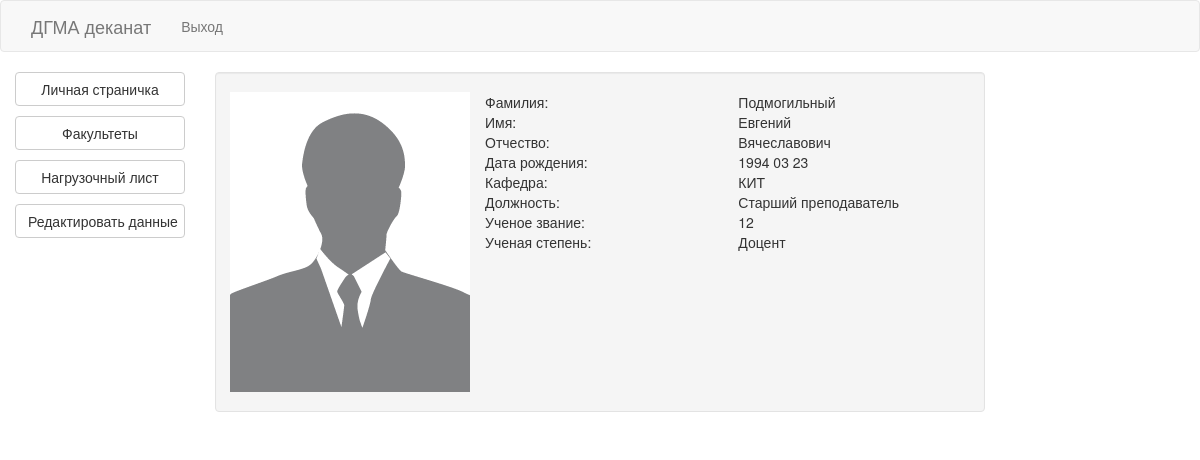
Page /personal_page (signed in) on the earlier database version.
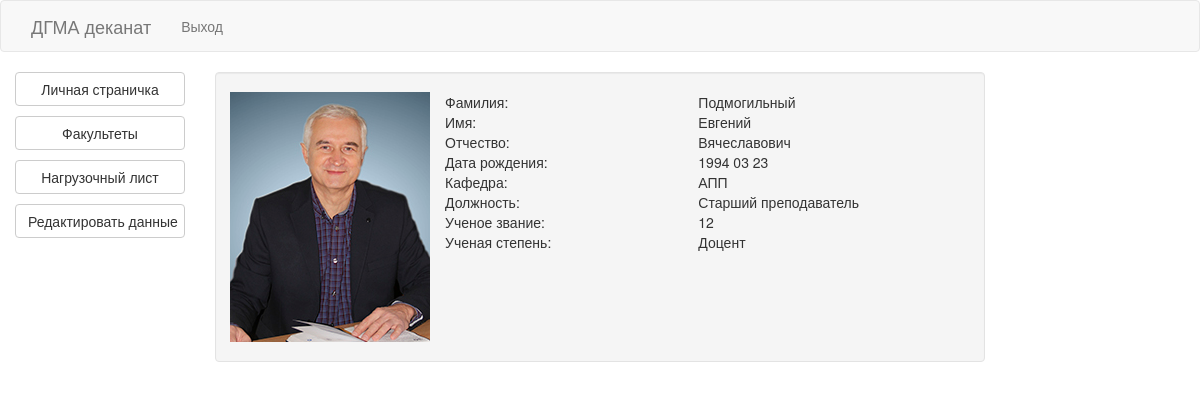
Same page on the later database version.
### models/cathedra.py (models this page shows, shortened)
class Cathedra(db.Model):
    id = db.Column(db.Integer, primary_key=True, autoincrement=True)
    name = db.Column(db.String(50))
    short_name = db.Column(db.String(15))
    image = db.Column(db.String(100))
    facility_id = db.Column(db.Integer, ForeignKey('facility.id'))
    facility = relationship('Facility')

### models/professor.py (models this page shows, shortened)
class Professor(db.Model):
    id = db.Column(db.Integer, primary_key=True, autoincrement=True)
    user_id = db.Column(db.Integer, ForeignKey('user.id'))
    user = relationship("User")
    cathedra_id = db.Column(db.Integer, ForeignKey('cathedra.id'))
    cathedra = relationship("Cathedra")
    post = db.Column(db.String(50))
    academic_degree = db.Column(db.String(50))
    rank = db.Column(db.String(50))
    photo = db.Column(db.String(100))

### blueprints/professor.py (the view)
@login_required
@professor.route('/personal_page')
def personal_page():
    person = Professor.query.filter_by(user_id=current_user.get_id()).first()
    return render_template('professor/personal_page/personal_page.html', person=person)

### blueprints/site.py (called while the page is built)
@login_manager.user_loader
def load_user(id):
    return User.query.get(int(id))

### models/user.py (called while the page is built)
    def get_id(self):
        return self.id

### templates/professor/personal_page/personal_page.html (shortened to what this page needs)
{% extends "professor_layout.html" %}
{% block professor_content %}
<div style="float: left;">
    <div id="photo">
        <a href="{{ url_for('professor_page.edit') }}">
            {% if person.photo %}
                <img src="{{ url_for('static', filename=person.photo) }}">
            {% else %}
                <img src="{{ url_for('static', filename='photos/no-profile-img.gif') }}">
            {% endif %}
        </a>
    </div>
</div>
<div class="container-fluid">
    <div class="row">
        <div class="col-md-4">Фамилия:</div>
        <div class="col-md-4">{{ person.user.second_name }}</div>
        <div class="col-md-4">Имя:</div>
        <div class="col-md-4">{{ person.user.name }}</div>
        <div class="col-md-4">Отчество:</div>
        <div class="col-md-4">{{ person.user.middle_name }}</div>
        <div class="col-md-4">Дата рождения:</div>
        <div class="col-md-4">{{ person.user.birthday.strftime('%Y %m %d') }}</div>
        <div class="col-md-4">Кафедра:</div>
        <div class="col-md-4">{{ person.cathedra.short_name }}</div>
        <div class="col-md-4">Должность:</div>
        <div class="col-md-4">{{ person.post }}</div>
        <div class="col-md-4">Ученое звание:</div>
        <div class="col-md-4">{{ person.rank }}</div>
        <div class="col-md-4">Ученая степень:</div>
        <div class="col-md-4">{{ person.academic_degree }}</div>
    </div>
</div>
{% endblock %}

Differences in the rows shown:
no longer on this page (row unchanged): Cathedra: cathedra.short_name "КИТ"
changed Professor "Старший преподаватель": photo: picture added
now on this page (row unchanged): Cathedra: cathedra.short_name "АПП"
